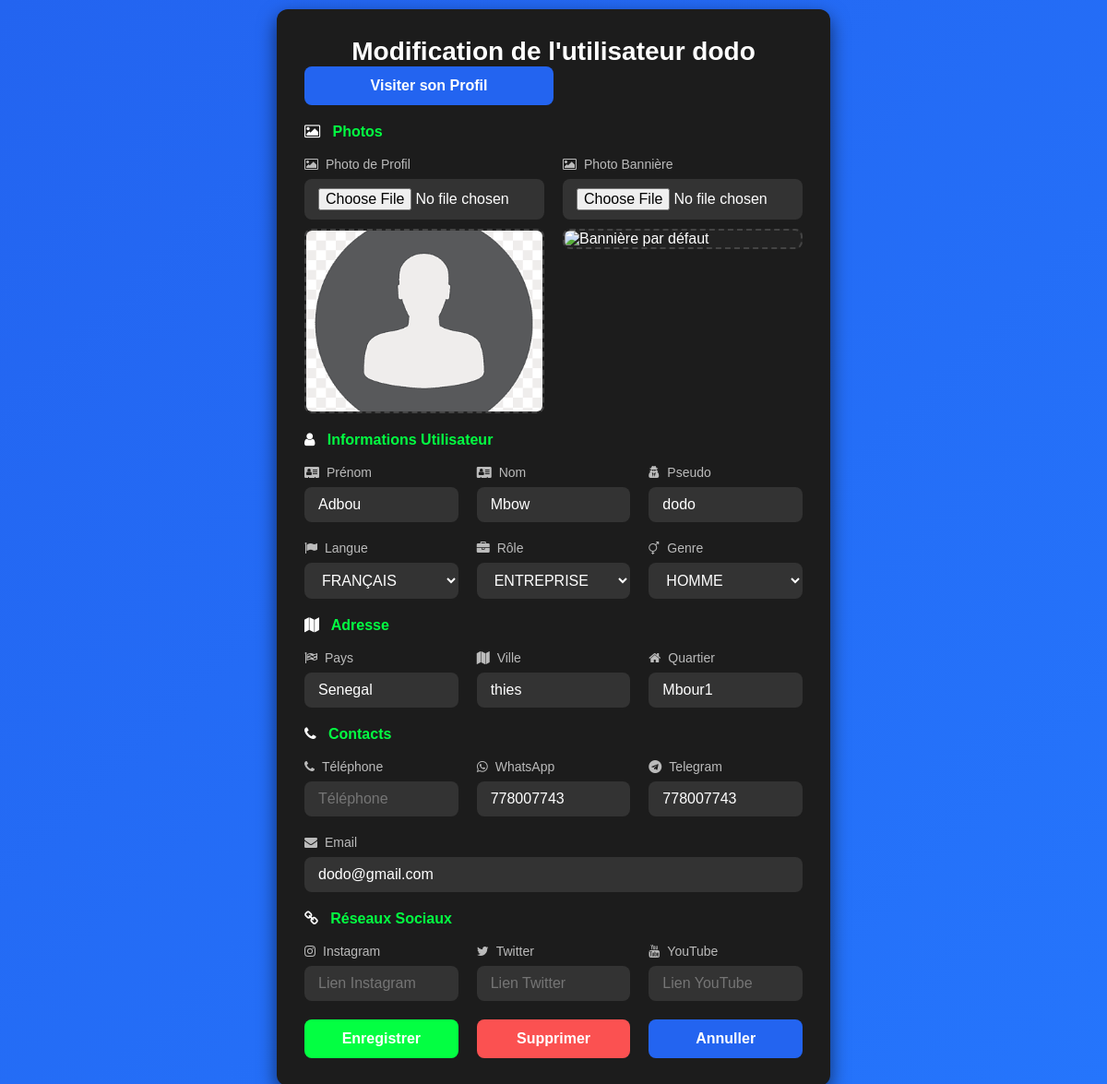
Before: /change_user/42/ with the older database file.
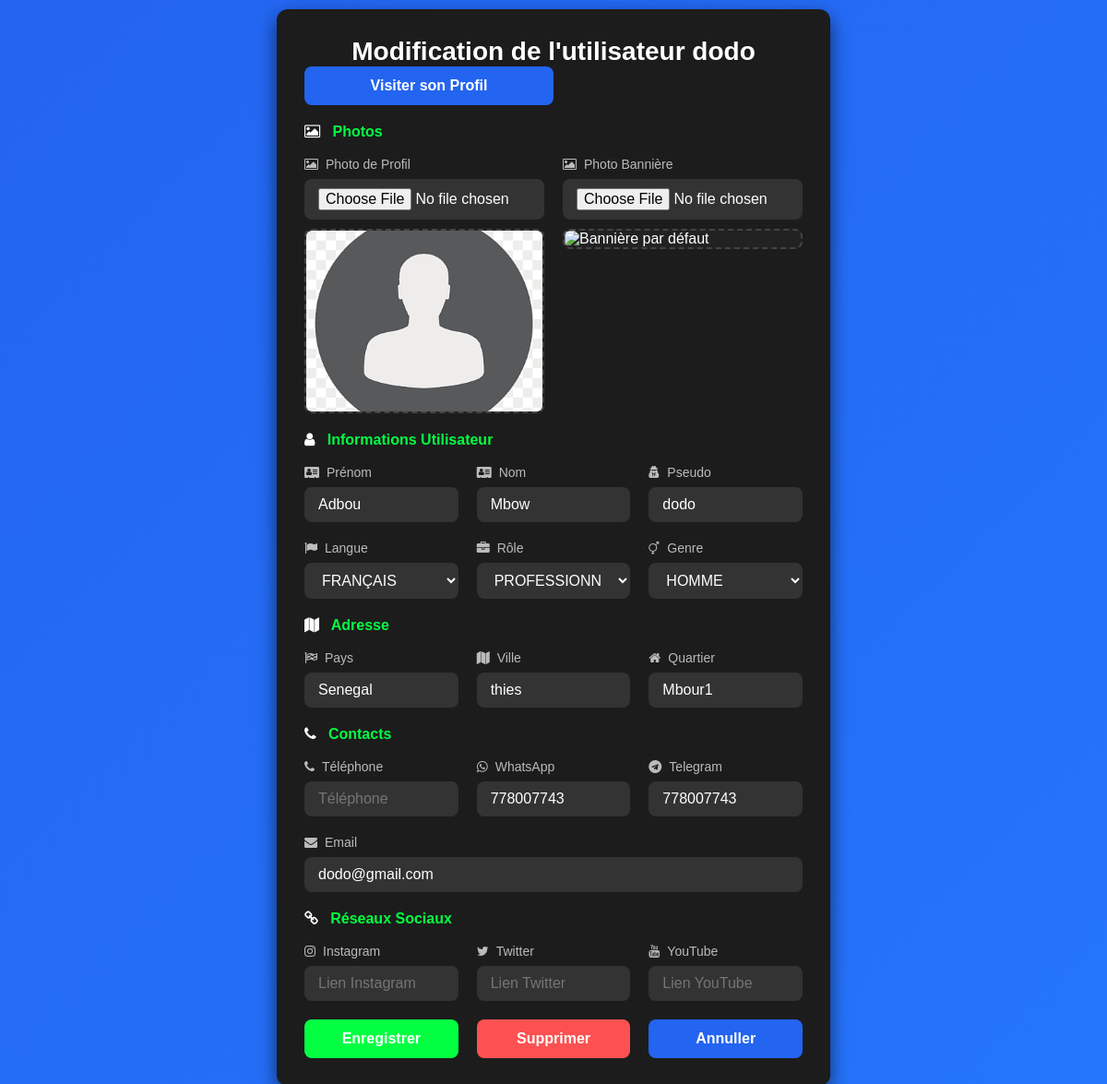
After: the same page with the newer database file.
### galsen/models.py (models this page shows, shortened)
class AbstractUser(BaseAbstractUser):
    groups = models.ManyToManyField(Group, related_name='customuser_set', blank=True)
    user_permissions = models.ManyToManyField(Permission, related_name='customuser_set', blank=True)

class CustomUser(AbstractUser):
    LANGUE = [
        ('français', 'Français'),
        ('anglais', 'Anglais'),
        ('spagnol', 'Espagnol'),
        ('italien', 'Italien'),
        ('arabe', 'Arabe'),
    ]
    ACCESS = [
        ('autorised', 'Autorisé(e)'),
        ('no_autorised', 'Non autorisé(e)'),
    ]
    ROLES = [
        ('professionnel', 'Professionnel(le)'),
        ('ecole', 'Ecole'),
        ('entreprise', 'Entreprise'),
    ]
    profile_image = models.ImageField(upload_to='profile_images/', null=True, blank=True)
    banner_image = models.ImageField(upload_to='banner_images/', null=True, blank=True)
    GENRE = [
        ('homme', 'Homme'),
        ('femme', 'Femme'),
    ]
    SITUATION_MATRIMONIALE = [
        ('celibataire', 'Célibataire'),
        ('marie', 'Marié(e)'),
        ('fiance', 'Fiancé(e)'),
        ('divorce', 'Divorcé(e)'),
        ('couple', 'En couple'),
    ]
    marque_dispositif = models.CharField(max_length=255, null=True, blank=True)
    metier = models.CharField(max_length=150, null=True, blank=True)
    etablissement = models.CharField(max_length=255, null=True, blank=True)
    pays = models.CharField(max_length=50, null=True, blank=True)
    ville = models.CharField(max_length=50, null=True, blank=True)
    quartier = models.CharField(max_length=50, null=True, blank=True)
    langue = models.CharField(max_length=255, null=True, blank=True)
    birthday = models.DateField(null=True, blank=True)
    indicatif_pays = models.CharField(max_length=15, null=True, blank=True)
    number_phone = models.CharField(max_length=15, null=True, blank=True)
    number_whatsapp = models.CharField(max_length=15, null=True, blank=True)
    number_telegram = models.CharField(max_length=15, null=True, blank=True)
    instagram_link = models.URLField(null=True, blank=True)
    twitter_link = models.URLField(null=True, blank=True)
    youtube_link = models.URLField(null=True, blank=True)
    website_link = models.URLField(null=True, blank=True)
    langue = models.CharField(max_length=255, choices=LANGUE, default='français')
    rôle = models.CharField(max_length=255, choices=ROLES, default='professionnel')
    access = models.CharField(max_length=255, choices=ACCESS, default='no_autorised')
    genre = models.CharField(max_length=255, choices=GENRE, default='homme')
    situation_matrimoniale = models.CharField(max_length=20, choices=SITUATION_MATRIMONIALE, default='celibataire')
    followers = models.ManyToManyField('self', symmetrical=False, related_name='following_users', blank=True)

### galsen/views.py (the view, shortened to what this page needs)
# urls.py: path('change_user/<int:user_id>/', views.change_user, name='change_user'),
def change_user(request, user_id):
    user = get_object_or_404(CustomUser, pk=user_id)
    return render(request, 'admins/formulaires/change_user.html', {'change_user': user})

### galsen/templates/admins/formulaires/change_user.html (shortened to what the changed rows need)
{% extends 'auth/layouts/profils.html' %}
{% load static %}
{% block inscript %}
<form class="enterprise-form" id="enterpriseForm" method="POST" enctype="multipart/form-data" action="{% url 'change_user' user_id=change_user.id %}">
    <h2>Modification de l'utilisateur {{ change_user.username }}
        <div class="buttons">
            <a href="{% url 'user_detail' user_id=change_user.id %}" class="back" style="text-decoration: none;">Visiter son Profil</a>
        </div>
    </h2>
    <br>
    <br>
    <div class="row">
        <div class="form-group">
            <label for="id_langue"><i class="fa fa-flag"></i> Langue</label>
            <select name="langue" id="id_langue">
                <option value="{{ change_user.langue|default:'' }}">{{ change_user.langue|upper|default:'Choisir une langue' }}</option>
            </select>
        </div>
        <div class="form-group">
            <label for="id_rôle"><i class="fa fa-briefcase"></i> Rôle</label>
            <select name="rôle" id="id_rôle">
                <option value="{{ change_user.rôle|default:'' }}">{{ change_user.rôle|upper|default:'Choisir un rôle' }}</option>
            </select>
        </div>
        <div class="form-group">
            <label for="id_genre"><i class="fa fa-transgender"></i> Genre</label>
            <select name="genre" id="id_genre">
                <option value="{{ change_user.genre|default:'' }}">{{ change_user.genre|upper|default:'Choisir un genre' }}</option>
            </select>
        </div>
    </div>
    <br>
    <div class="row">
        <div class="form-group">
            <label for="countryInput"><i class="fa fa-flag-checkered"></i> Pays</label>
            <input type="text" id="countryInput" name="pays" value="{{ change_user.pays|default:'' }}" placeholder="Pays">
        </div>
        <div class="form-group">
            <label for="ville"><i class="fa fa-map"></i> Ville</label>
            <input type="text" id="ville" name="ville" value="{{ change_user.ville|default:'' }}" placeholder="Ville">
        </div>
        <div class="form-group">
            <label for="quartier"><i class="fa fa-home"></i> Quartier</label>
            <input type="text" id="quartier" name="quartier" value="{{ change_user.quartier|default:'' }}" placeholder="Quartier">
        </div>
    </div>
    <br>
    <div class="row">
        <div class="form-group">
            <label for="number_whatsapp"><i class="fa fa-whatsapp"></i> WhatsApp</label>
            <input type="tel" id="number_whatsapp" name="number_whatsapp" value="{{ change_user.number_whatsapp|default:'' }}" placeholder="WhatsApp">
        </div>
        <div class="form-group">
            <label for="number_telegram"><i class="fa fa-telegram"></i> Telegram</label>
            <input type="tel" id="number_telegram" name="number_telegram" value="{{ change_user.number_telegram|default:'' }}" placeholder="Telegram">
        </div>
    </div>
    <br>
</form>
{% endblock %}

Changed rows visible on the page:
changed CustomUser "FRANÇAIS": rôle "ENTREPRISE" → "PROFESSIONNEL"
